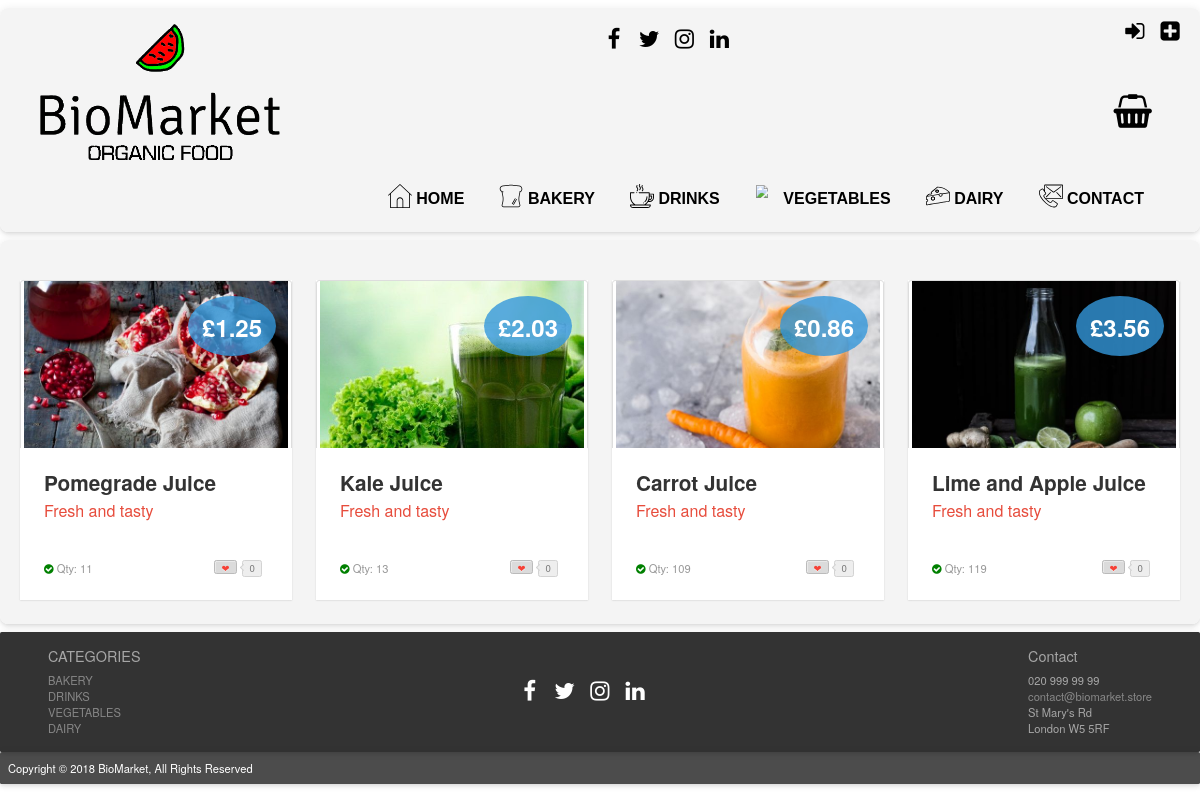
The app's page /?page=products_drinks, older data.
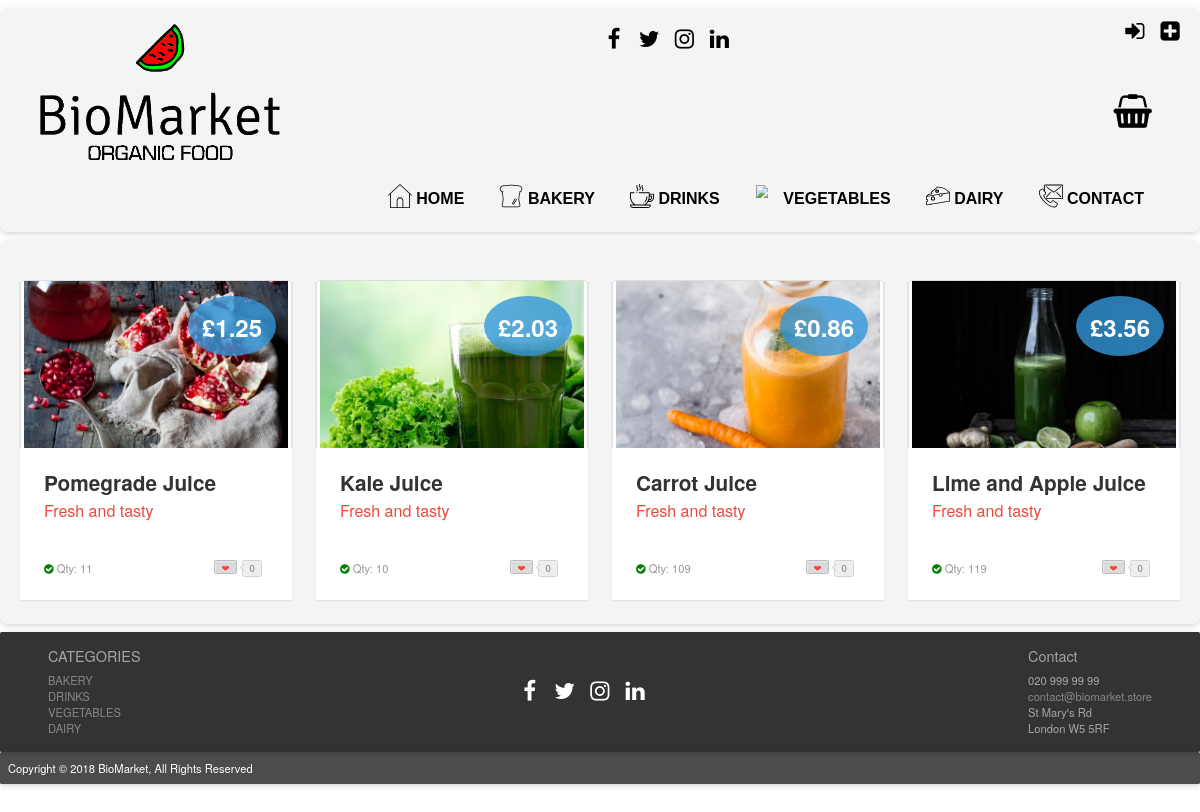
The same page, newer data.
### tables this page shows
CREATE TABLE IF NOT EXISTS `products` (
  `prod_id` int(11) NOT NULL AUTO_INCREMENT,
  `prod_name` varchar(50) NOT NULL,
  `price` decimal(5,2) NOT NULL,
  `sup_id` int(11) NOT NULL,
  `prod_dsc` varchar(230) NOT NULL,
  `prod_img` text NOT NULL,
  `cat_id` int(11) NOT NULL,
  `sto_qty` int(8) NOT NULL,
  PRIMARY KEY (`prod_id`),
  KEY `sup_id` (`sup_id`),
  KEY `cat_id` (`cat_id`)
);

### index.php (called while the page is built, shortened)
<?php
include "php/config.php";
$page = "home";
if (isset($_GET["page"])) {
    $page = basename($_GET["page"]);
}
if (file_exists("php/".$page.".php")) {
    include "php/".$page.".php";
}
include "layout.php";

### php/config.php (called while the page is built, shortened)
<?php
function is_logged_in()
{
    return isset($_SESSION["logged_in"]) && ($_SESSION["logged_in"] == true);
}
function get_user_level()
{
    $level = "VISITOR";
    return $level;
}

### php/products_drinks.php (the view, shortened to what this page needs)
<!DOCTYPE html>
<html lang="en">
    <?php
    $userlevel = get_user_level();
    ?>
    <head>
        <link rel="stylesheet prefetch" href="css/__codepen_io_andytran_pen.css">
        <link rel="stylesheet" href="css/stylelogin.css">
        <link rel="stylesheet" href="css/product_card_style.css">
    </head>
    <body>
        <section class="category-section">
            <div class="container">
                <div class="row">
                    <?php
                    $search = "SELECT * FROM products WHERE cat_id = '2' ORDER BY prod_id ASC";
                    $result = mysqli_query($mysqli, $search);
                    while ($row = mysqli_fetch_assoc($result)) {
                        if (!$row["sto_qty"] <= 0) {
                            if ($userlevel == "MEMBER") {
                                ?>
                                <div class="col-lg-3 col-sm-6 col-xs-12" ><a href="#"></a>
                                    <div class="post-module">
                                        <div class="thumbnail">
                                            <div class="price">
                                                <div class="deal">&pound<?php echo $row["price"] ?></div>
                                            </div><img alt="product example" src="<?php echo $row["prod_img"] ?>">
                                        </div>
                                        <div class="post-content">
                                            <div class="category">
                                                <?php
                                                print '<div class="toCard"><a href="?page=product_page&prod_id=' . $row["prod_id"] . '&action=add_to_basket">Add to Basket</a>
                    </div> ';
                                                ?>
                                            </div>
                                            <h1 class="title"><?php echo $row["prod_name"] ?></h1>
                                            <h2 class="sub_title">Fresh and tasty</h2>
                                            <p class="description"><?php echo $row["prod_dsc"] ?>
                                            <div class="post-meta">
                                                <span class="showStock"><i class="fa fa-check-circle"></i>
                                                    <a>Qty: <?php echo $row["sto_qty"] ?></a></span><a href="#" title="Love it" class="btn btn-counter" data-count="0"><span>&#x2764;</span></a></div>
                                        </div>
                                    </div>
                                </div>
                                <?php
                            } else {
                                ?>
                                <div class="col-lg-3 col-sm-6 col-xs-12" ><a href="#"></a>
                                    <div class="post-module">
                                        <div class="thumbnail">
                                            <div class="price">
                                                <div class="deal">&pound<?php echo $row["price"] ?></div>
                                            </div><img alt="product example" src="<?php echo $row["prod_img"] ?>">
                                        </div>
                                        <div class="post-content">
                                            <h1 class="title"><?php echo $row["prod_name"] ?></h1>
                                            <h2 class="sub_title">Fresh and tasty</h2>
                                            <p class="description"><?php echo $row["prod_dsc"] ?>
                                            <div class="post-meta">
                                                <span class="showStock"><i class="fa fa-check-circle"></i>
                                                    <a>Qty: <?php echo $row["sto_qty"] ?></a></span><a href="#" title="Love it" class="btn btn-counter" data-count="0"><span>&#x2764;</span></a></div>
                                        </div>
                                    </div>
                                </div>
                                <?php
                            }
                        }
                    }
                    ?>
                </div>
            </div>
        </section>
    </body>
</html>

Row changes from the older to the newer data that the page shows:
changed products "Kale Juice": sto_qty "13" → "10"
